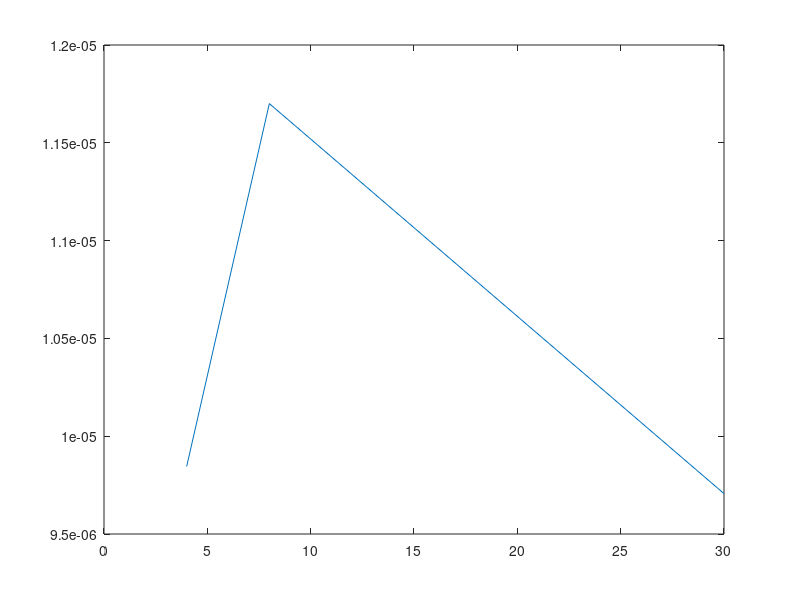

Recreate this plot in MATLAB.
m = [4 8 30];
lambda = 0.001
 
err = zeros(3,1);
 
load('training.mat')
%load('validate.mat')
load('test.mat')
load('testnoisy.mat')
%c = 1;
%figure;
%hold on
for p=1:3    
        ntrain=size(training,1);
        X = zeros(ntrain-m(p),m(p));
        for i=1:m(p)
            X(:,i) = training(i:ntrain+i-m(p)-1,:);
        end
        R = transpose(X)*X;
        P = transpose(X)*training(m(p)+1:ntrain,:);
        Wtrain = inv(R + lambda*eye(m(p)))*P;
        
     %------------test data--------------------
        ntestn=size(testnoisy,1);
        Xtestn = zeros(ntestn-m(p),m(p));
        for i=1:m(p)
            Xtestn(:,i) = testnoisy(i:ntestn+i-m(p)-1,:);

        end
 
        Yhat = Xtestn * Wtrain;
        %e = Yv1 - validate(m+1:nv,:)
        err(p,1) = mean(Yhat - (test(m(p)+1:ntestn,:))).^2;
        %c=c+1;
        
        plot(err);
        
end
%figure;
%plot(X);
%[x,y] = meshgrid(m,lambda);
plot(m,err)
%tri = delaunay(x,y);
%trisurf(tri,m,err);